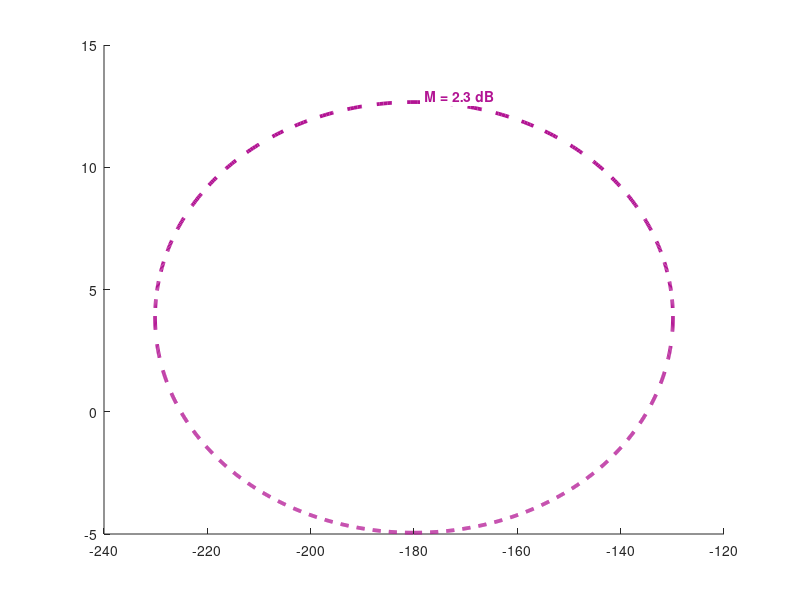

Reproduce this figure in MATLAB.
function h = asta_nichols_grid(ax)
  % Show only the highlighted 2.3 dB |L/(1+L)| reference contour.
  if nargin < 1, ax = gca(); end
  m = 10^(2.3/20);
  T = m*exp(1i*linspace(-pi,pi,1601));
  L = T./(1-T);
  phase = angle(L)*180/pi; phase(phase>0) = phase(phase>0)-360;
  gain = 20*log10(abs(L));
  color = [178 20 147]/255;
  old = ishold(ax); hold(ax,'on');
  h = plot(ax,phase,gain,'color',color,'linewidth',2.7,'linestyle','--', ...
           'handlevisibility','off','tag','asta_m_circle_2_3');
  set(h,'userdata',struct('magnitude_db',2.3));
  [~,j] = max(gain);
  text(ax,phase(j)+2,gain(j),'M = 2.3 dB','color',color, ...
       'backgroundcolor','white','fontweight','bold','fontsize',10, ...
       'verticalalignment','bottom','interpreter','none', ...
       'tag','asta_m_circle_label','handlevisibility','off');
  if ~old, hold(ax,'off'); end
end
